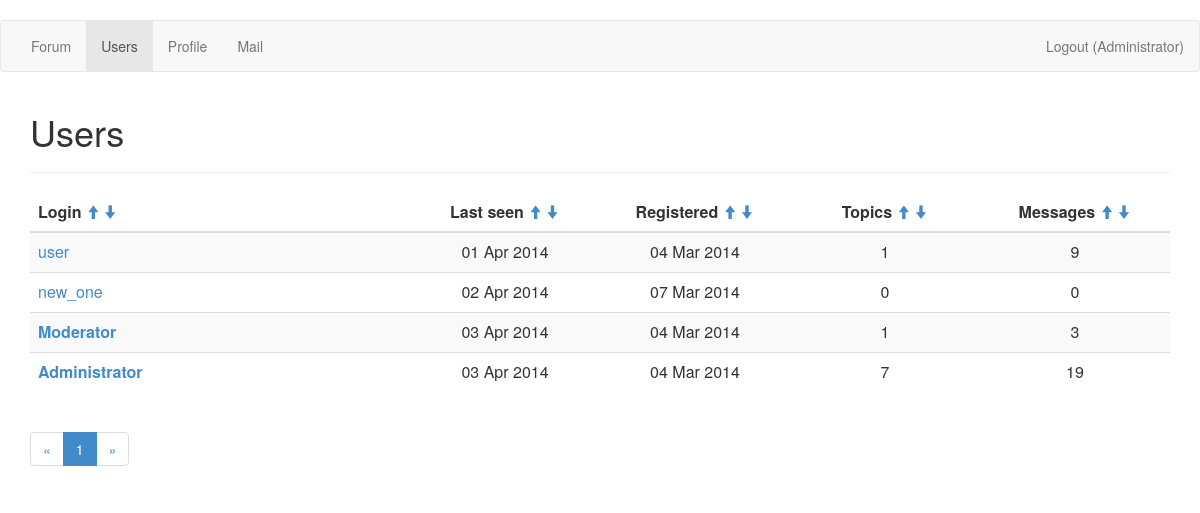
Screenshot of /userlist?sort=last_seen&desc=False (signed in) with the database file from the repository.
### app/models.py (models this page shows, shortened)
class User(db.Model):
    __tablename__ = 'User'
    id = db.Column(db.Integer, primary_key=True)
    login = db.Column(db.Text, unique=True, nullable=False)
    password = db.Column(db.Text, nullable=False)
    role = db.Column(db.Integer, default=2, nullable=False)
    email = db.Column(db.Text, nullable=False)
    city = db.Column(db.Text, default='unknown')
    country = db.Column(db.Text, default='unknown')
    db_avatar = db.Column(db.Boolean, default=False)
    topic_count = db.Column(db.Integer, default=0)
    message_count = db.Column(db.Integer, default=0)
    reg_date = db.Column(db.DateTime, default=datetime.utcnow, nullable=False)
    last_seen = db.Column(db.DateTime, default=datetime.utcnow, onupdate=datetime.utcnow, nullable=False)
    def is_authenticated(self):
        return(True)
    @property
    def unread_mail(self):
        count = 0
        for message in self.mail_all.filter(Mailbox.directory=='0'):
            if not message.read:
                count += 1
        return(count)

### app/views.py (the view)
@app.route('/userlist')
def userlist(page=1):
    if request.args.get('page'):
        page = int(request.args.get('page'))
    pagination = Pagination(page, USER_PER_PAGE, User.query.count())
    sort_field = request.args.get('sort')
    sort_order = request.args.get('desc')
    if sort_field == 'last_seen' and sort_order == 'True':
        users_list = User.query.order_by(User.last_seen.desc()).all()
    elif sort_field == 'last_seen':
        users_list = User.query.order_by(User.last_seen).all()
    elif sort_field == 'reg_date' and sort_order == 'True':
        users_list = User.query.order_by(User.reg_date.desc()).all()
    elif sort_field == 'reg_date':
        users_list = User.query.order_by(User.reg_date).all()
    elif sort_field == 'topics' and sort_order == 'True':
        users_list = User.query.order_by(User.topic_count.desc()).all()
    elif sort_field == 'topics':
        users_list = User.query.order_by(User.topic_count).all()
    elif sort_field == 'messages' and sort_order == 'True':
        users_list = User.query.order_by(User.message_count.desc()).all()
    elif sort_field == 'messages':
        users_list = User.query.order_by(User.message_count).all()
    elif sort_field == 'login' and sort_order == 'True':
        users_list = User.query.order_by(User.login.collate('NOCASE').desc()).all()
    else:
        users_list = User.query.order_by(User.login.collate('NOCASE')).all()
    return(render_template('/userlist.html',
        user=current_user,
        users_list=users_list,
        pagination=pagination))

### app/views.py (called while the page is built)
@lm.user_loader
def load_user(id):
    return(User.query.get(int(id)))

    @property
    def pages(self):
        return(int(ceil(float(self.total_count)/self.per_page)))

    @property
    def pages_list(self):
        if self.pages < 4:
            res = range(1, self.pages+1)
        elif self.page < 3 and self.page+2 < self.pages:
            res = range(1, self.page+3)
        elif self.page < 3 and self.page+2 >= self.pages:
            res = range(1, self.pages+1)
        elif self.page > self.pages-3:
            res = range(self.page-2, self.pages+1)
        else:
            res = range(self.page-2, self.page+3)
        return(res)

    @property
    def first(self):
        if self.page == 1:
            return(0)
        else:
            return((self.page-1)*self.per_page)

    @property
    def last(self):
        if self.page == self.pages:
            return(None)
        else:
            return(self.page*self.per_page)

### app/templates/userlist.html (shortened to what this page needs)
﻿{% extends "base.html" %}
{% block content %}
<h1>Users</h1>
<hr>
<table class="table table-striped">
    <thead>
        <tr>
            <th class="col-md-4">
                Login
                <a href="{{url_for('userlist', sort='login', desc=True)}}"><small><i class="glyphicon glyphicon-arrow-up"></i></small></a>
                <a href="{{url_for('userlist', sort='login', desc=False)}}"><small><i class="glyphicon glyphicon-arrow-down"></i></small></a>
            </th>
            <th class="col-md-2 text-center">
                Last seen
                <a href="{{url_for('userlist', sort='last_seen', desc=True)}}"><small><i class="glyphicon glyphicon-arrow-up"></i></small></a>
                <a href="{{url_for('userlist', sort='last_seen', desc=False)}}"><small><i class="glyphicon glyphicon-arrow-down"></i></small></a>
            </th>
            <th class="col-md-2 text-center">
                Registered
                <a href="{{url_for('userlist', sort='reg_date', desc=True)}}"><small><i class="glyphicon glyphicon-arrow-up"></i></small></a>
                <a href="{{url_for('userlist', sort='reg_date', desc=False)}}"><small><i class="glyphicon glyphicon-arrow-down"></i></small></a>
            </th>
            <th class="col-md-2 text-center">
                Topics
                <a href="{{url_for('userlist', sort='topics', desc=True)}}"><small><i class="glyphicon glyphicon-arrow-up"></i></small></a>
                <a href="{{url_for('userlist', sort='topics', desc=False)}}"><small><i class="glyphicon glyphicon-arrow-down"></i></small></a>
            </th>
            <th class="col-md-2 text-center">
                Messages
                <a href="{{url_for('userlist', sort='messages', desc=True)}}"><small><i class="glyphicon glyphicon-arrow-up"></i></small></a>
                <a href="{{url_for('userlist', sort='messages', desc=False)}}"><small><i class="glyphicon glyphicon-arrow-down"></i></small></a>
            </th>
        </tr>
    </thead>
    <tbody>
        {% for user in users_list[pagination.first:pagination.last] %}
        <tr>
            <td>
            {% if user.role < 2 %}
                <b><a href="{{url_for('user_profile', user_id=user.id)}}">{{user.login}}</a></b>
            {% else %}
                <a href="{{url_for('user_profile', user_id=user.id)}}">{{user.login}}</a>
            {% endif %}
            </td>
            <td class="text-center">{{user.last_seen.strftime('%d %b %Y')}}</td>
            <td class="text-center">{{user.reg_date.strftime('%d %b %Y')}}</td>
            <td class="text-center">{{user.topic_count}}</td>
            <td class="text-center">{{user.message_count}}</td>
        </tr>
        {% endfor %}
    </tbody>
</table>
<ul class="pagination">
    <li><a href="{{url_for('userlist', page=1)}}">&laquo;</a></li>
    {% for page_number in pagination.pages_list %}
    <li{% if page_number == pagination.page %} class="active"{% endif %}>
        <a href="{{url_for('userlist', page=page_number)}}">{{page_number}}</a>
    </li>
    {% endfor %}
    <li><a href="{{url_for('userlist', page=pagination.pages)}}">&raquo;</a></li>
</ul>
{% endblock %}

### app/templates/base.html (shortened to what this page needs)
<!DOCTYPE html>
<head>
    <link rel="stylesheet" type="text/css" href="/static/css/bootstrap.min.css">
    <link rel="stylesheet" type="text/css" href="/static/css/custom.css">
</head>
<body>
<div class="navbar navbar-default" role="navigation">
    <div class="container-fluid">
        <ul class="nav navbar-nav">
            <li {% if request.path == '/' or request.path[:6] == '/forum' %}class="active"{% endif %}><a href="{{url_for('forum')}}">Forum</a></li>
            <li {% if request.path[:9] == '/userlist' %}class="active"{% endif %}><a href="{{url_for('userlist')}}">Users</a></li>
            {% if user.is_authenticated() %}
            <li {% if request.path[:8] == '/profile' %}class="active"{% endif %}><a href="{{url_for('my_profile')}}">Profile</a></li>
            <li {% if request.path[:8] == '/mailbox' %}class="active"{% endif %}><a href="{{url_for('mailbox')}}">Mail{% if user.unread_mail %} <sup><small>{{user.unread_mail}}</small></sup>{% endif %}</a></li>
            {% endif %}
        </ul>
        <ul class="nav navbar-nav navbar-right">
            {% if user.is_authenticated() %}
            <li><a href="{{url_for('logout')}}">Logout ({{user.login}})</a></li>
            {% else %}
            <li><a href="{{url_for('login')}}">Login</a></li>
            <li><a href="{{url_for('register')}}">Register</a></li>
            {% endif %}
        </ul>
    </div>
</div>
<div class="container">
    {% block content %}{% endblock %}
</div>
</body>
</html>

### rows the page displays
User: login "Administrator", last_seen "03 Apr 2014", reg_date "04 Mar 2014", topic_count "7", message_count "19"
User: login "user", last_seen "01 Apr 2014", reg_date "04 Mar 2014", topic_count "1", message_count "9"
User: login "new_one", last_seen "02 Apr 2014", reg_date "07 Mar 2014", topic_count "0", message_count "0"
User: login "Moderator", last_seen "03 Apr 2014", reg_date "04 Mar 2014", topic_count "1", message_count "3"

### other values shown
{{ page_number }} "1"
